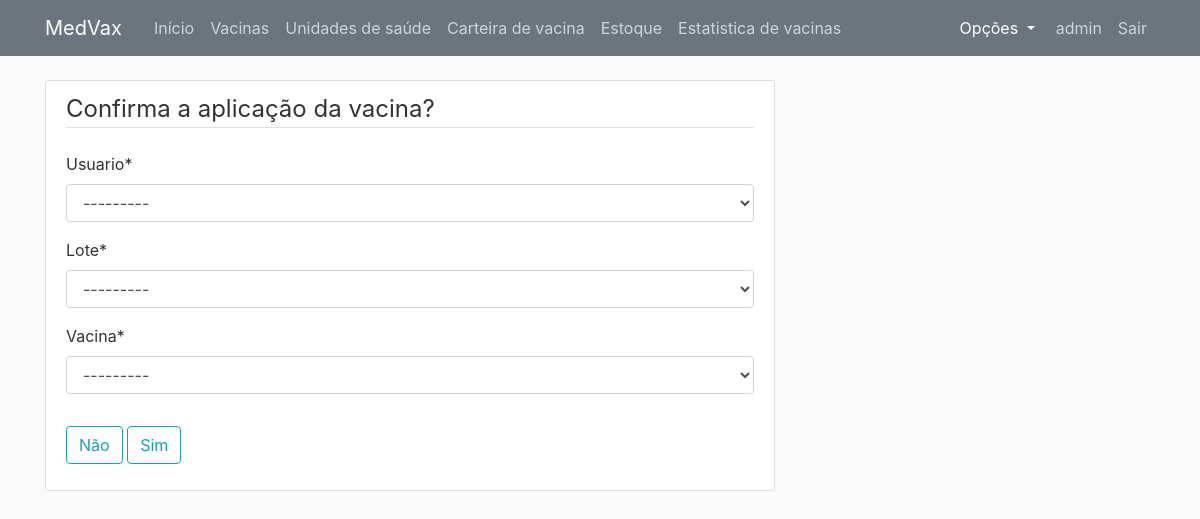
/card/new/ (signed in), run on an earlier commit of the app's database.
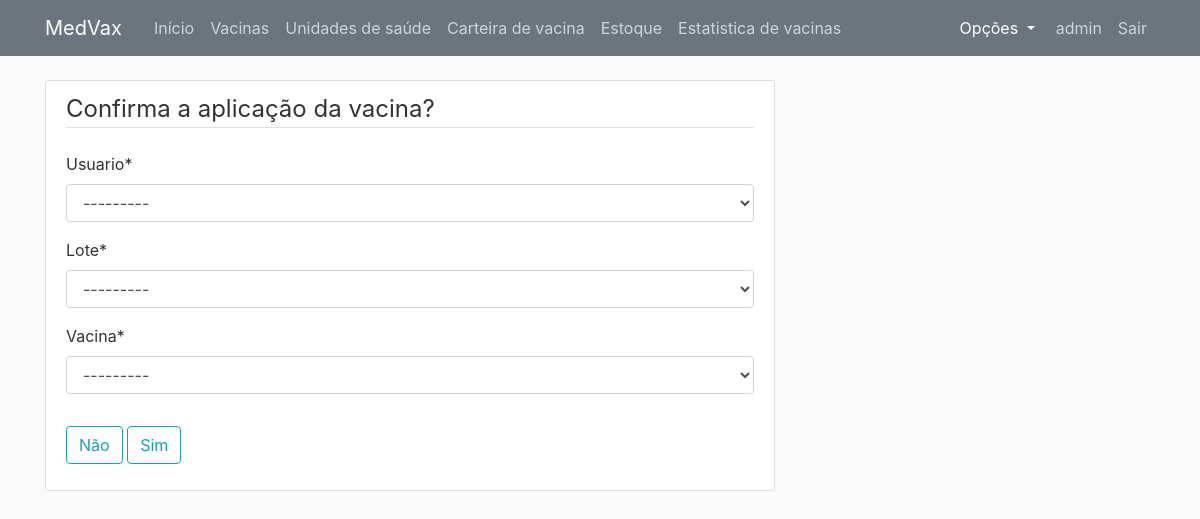
And on a later commit of the database.
### storage/models.py (models this page shows, shortened)
class Storage(models.Model):
    escolha_ativo = (('A', 'Ativo'), ('I', 'Inativo'))
    lote = models.CharField(max_length=30)
    vax = models.ForeignKey(Vax, on_delete=models.DO_NOTHING)
    quantidade = models.IntegerField()
    descricao = models.TextField()
    date_posted = models.DateTimeField(default=timezone.now)
    author = models.ForeignKey(User, on_delete=models.CASCADE)
    ativo = models.CharField(max_length=1, choices=escolha_ativo)
    def __str__(self):
        return self.lote

### card/views.py (the view, shortened to what this page needs)
# urls.py: path('card/new/', CardCreateView.as_view(), name='card-create'),
class CardCreateView(LoginRequiredMixin, CreateView):
    model = Card
    fields = ['usuario','lote', 'vacina']
    vax = ['pk']

### vax/models.py (called while the page is built)
    def __str__(self):
        return self.nome

### card/templates/card/card_form.html (shortened to what this page needs)
{% extends "blog/base.html" %}
{% load crispy_forms_tags %}
{% block content %}
{% if user.is_superuser %}
        <div class="content-section">
            <form  class="submission_form" method="POST" data-url= '{{ request.build_absolute_uri|safe }}'>
                <fieldset class="form-group">
                    <legend class="border-bottom mb-4">Confirma a aplicação da vacina?</legend>
                    {{ form|crispy }}
                </fieldset>
                <div class="form-group">
                    <input type=button class="btn btn-outline-info" value="Não" onClick="javascript:history.go(-1);">
                    <button class="btn btn-outline-info" type="submit">Sim</button>
                </div>
            </form>
        </div>
{% endif %}
{% endblock %}

What changed in the data, as far as the page shows it:
added Storage: lote "---------"
Also different on the page:
form field lote: "---------" → (not shown)
